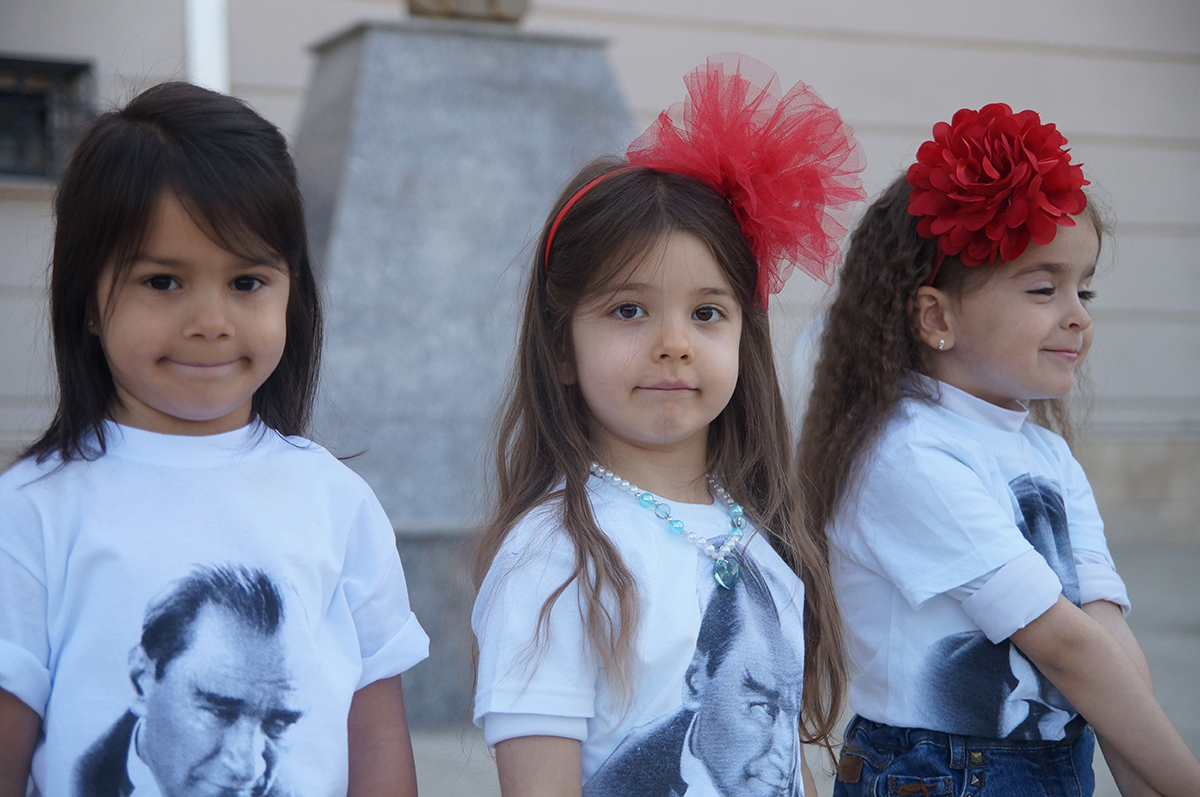
#> input picture hafta6/cocuklar.jpg, 1200 x 797 px, given in place of the camera
$ python 1912.py
#> lines starting #> are read from the running program, lines starting #| are printed output that depends on the picture; after the words box and inside, x2 and y2 are one past the last pixel; in counts of white or black regions, pixels touching at a corner belong together
import cv2
import numpy as np
kamera=cv2.VideoCapture(0)
while True:

    ret,frame=kamera.read()
#> frame is the input picture: shape (797, 1200, 3); mean B, G, R 143.2, 127.6, 126.4
    hsvframe=cv2.cvtColor(frame,cv2.COLOR_BGR2HSV)
#> hsvframe: shape (797, 1200, 3); mean H, S, V 101.1, 60.7, 152.2
    #red
    lowred=np.array([161,155,84])
    highred=np.array([179,255,255])
    redmask=cv2.inRange(hsvframe,lowred,highred)
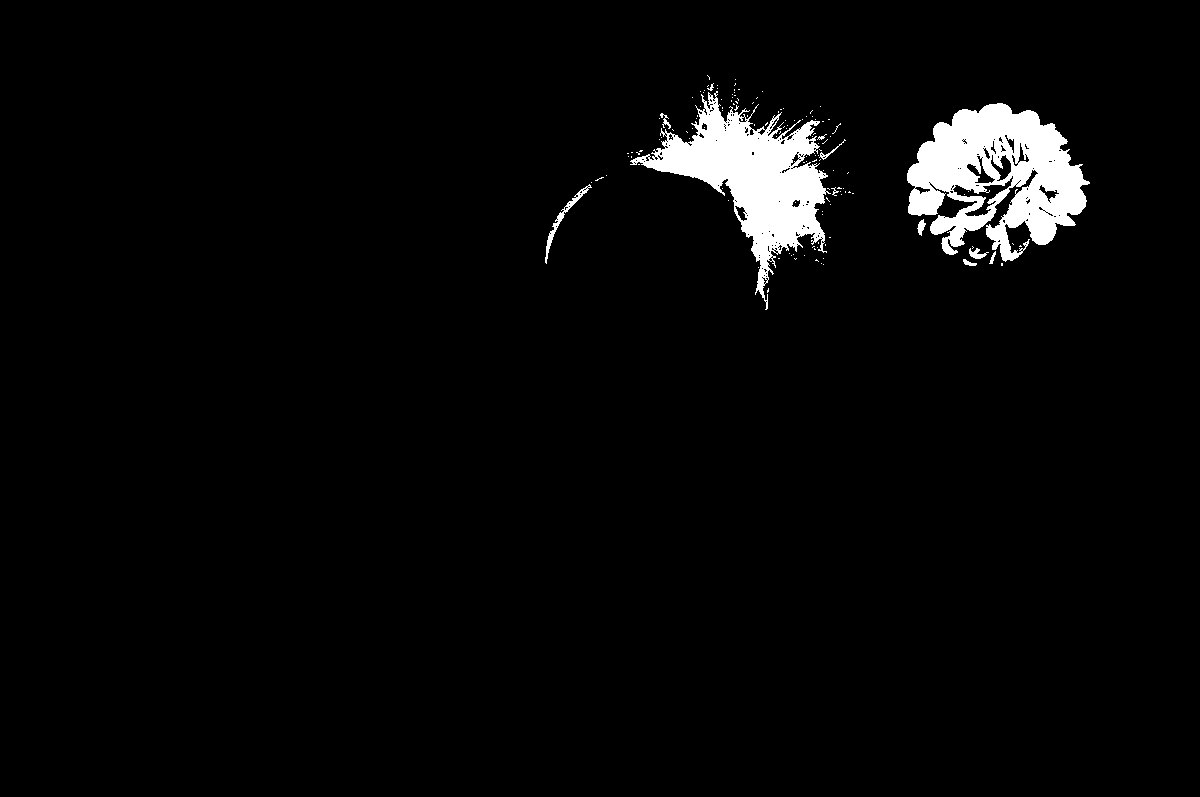
#> redmask: shape (797, 1200); 3.3% white; 137 white regions (125 under 20 px), largest, box (x1, y1, x2, y2) and area: (907, 103, 1090, 262) 16298, (630, 91, 831, 310) 14380, (545, 184, 592, 264) 382
    red=cv2.bitwise_and(frame,frame,mask=redmask)
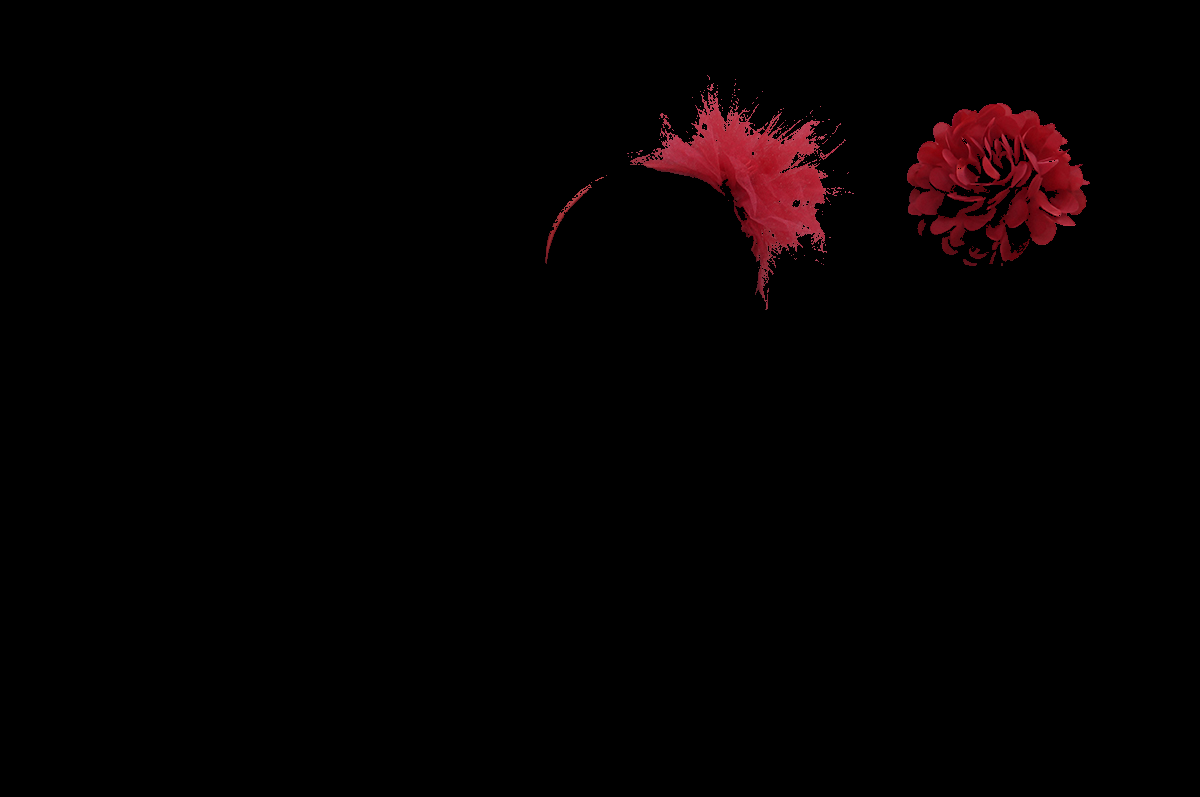
#> red: shape (797, 1200, 3); mean B, G, R 1.4, 0.9, 4.7
    #blue
    lowred=np.array([94,80,2])
    highred=np.array([126,255,255])
    bluemask=cv2.inRange(hsvframe,lowred,highred)
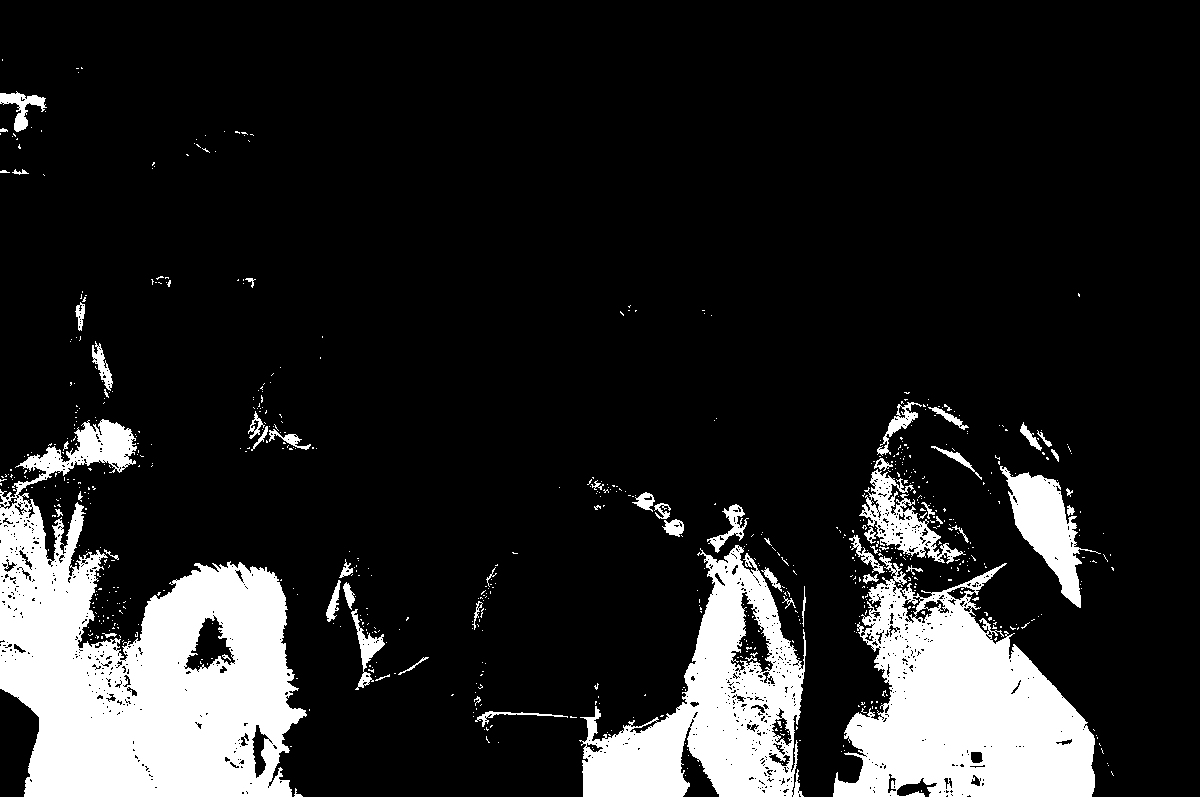
#> bluemask: shape (797, 1200); 14.9% white; 736 white regions (675 under 20 px), largest, box (x1, y1, x2, y2) and area: (0, 419, 307, 797) 61707, (833, 556, 1095, 797) 36308, (579, 545, 806, 797) 26222
    blue=cv2.bitwise_and(frame,frame,mask=bluemask)
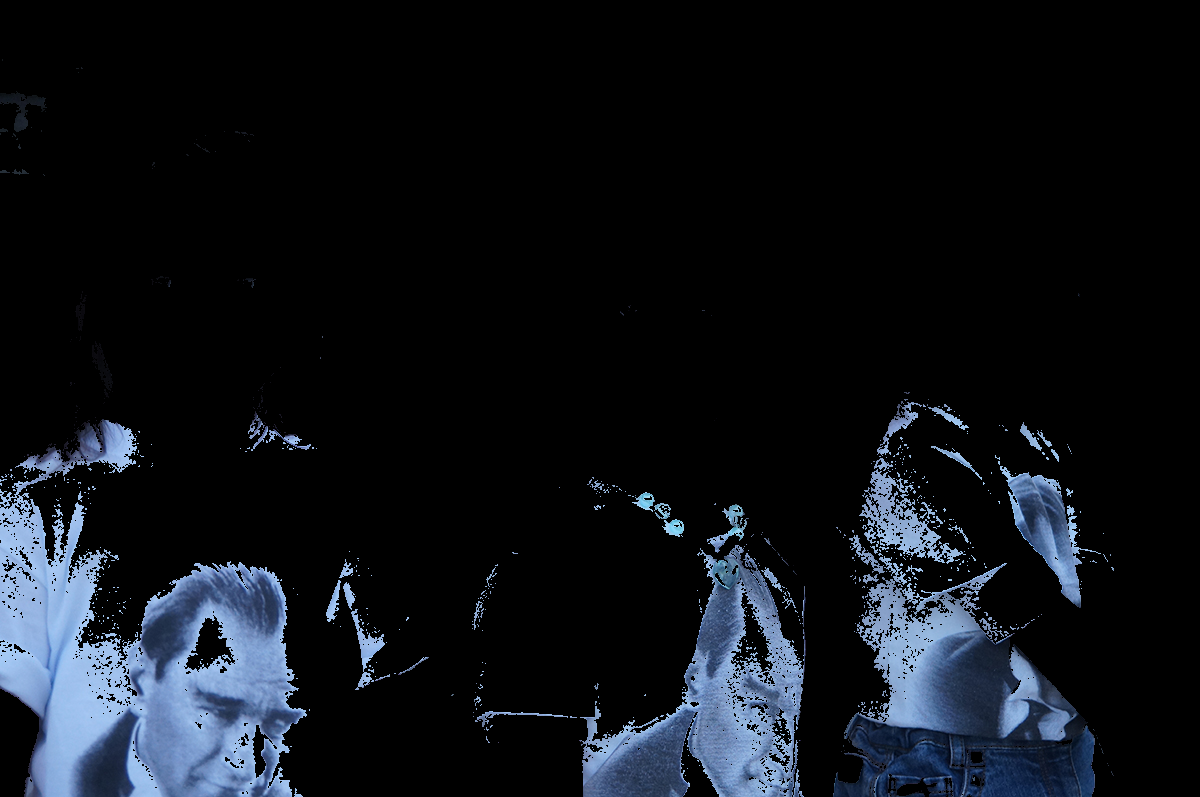
#> blue: shape (797, 1200, 3); mean B, G, R 24.9, 18.9, 15
    #cv2.imshow("resim",frame)
    cv2.imshow("red",red)

    cv2.imshow("redmask",redmask)
    cv2.imshow("blue",blue)

    cv2.imshow("bluemask",bluemask)
    if cv2.waitKey(25)==27:
#> (key Esc is pressed here)
         break
#> (the run stopped early here; a loop or call above may not have finished)
